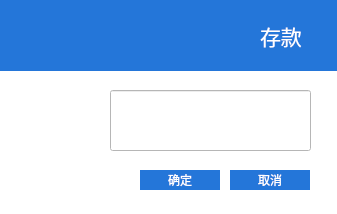
<?xml version="1.0" encoding="UTF-8"?>
<ui version="4.0">
 <class>depositDialog</class>
 <widget class="QDialog" name="depositDialog">
  <property name="geometry">
   <rect>
    <x>0</x>
    <y>0</y>
    <width>337</width>
    <height>214</height>
   </rect>
  </property>
  <property name="minimumSize">
   <size>
    <width>337</width>
    <height>214</height>
   </size>
  </property>
  <property name="maximumSize">
   <size>
    <width>337</width>
    <height>214</height>
   </size>
  </property>
  <property name="windowTitle">
   <string>存款</string>
  </property>
  <widget class="QLineEdit" name="lineEdit">
   <property name="geometry">
    <rect>
     <x>110</x>
     <y>90</y>
     <width>201</width>
     <height>61</height>
    </rect>
   </property>
   <property name="font">
    <font>
     <family>宋体</family>
     <pointsize>36</pointsize>
    </font>
   </property>
   <property name="styleSheet">
    <string notr="true">background-color:white;color: rgb(36, 118, 217);</string>
   </property>
   <property name="alignment">
    <set>Qt::AlignRight|Qt::AlignTrailing|Qt::AlignVCenter</set>
   </property>
   <property name="clearButtonEnabled">
    <bool>false</bool>
   </property>
  </widget>
  <widget class="QPushButton" name="okButton">
   <property name="geometry">
    <rect>
     <x>140</x>
     <y>170</y>
     <width>80</width>
     <height>20</height>
    </rect>
   </property>
   <property name="styleSheet">
    <string notr="true">color:white;background-color: rgb(36, 118, 217);border-style: solid</string>
   </property>
   <property name="text">
    <string>确定</string>
   </property>
  </widget>
  <widget class="QPushButton" name="buttonCancel">
   <property name="geometry">
    <rect>
     <x>230</x>
     <y>170</y>
     <width>80</width>
     <height>20</height>
    </rect>
   </property>
   <property name="styleSheet">
    <string notr="true">color:white;background-color: rgb(36, 118, 217);border-style: solid</string>
   </property>
   <property name="text">
    <string>取消</string>
   </property>
  </widget>
  <widget class="QLabel" name="label_3">
   <property name="geometry">
    <rect>
     <x>40</x>
     <y>100</y>
     <width>48</width>
     <height>48</height>
    </rect>
   </property>
   <property name="text">
    <string/>
   </property>
   <property name="pixmap">
    <pixmap>:/Icon/Icon/deposite-blue-48.png</pixmap>
   </property>
  </widget>
  <widget class="QLabel" name="label">
   <property name="geometry">
    <rect>
     <x>-10</x>
     <y>0</y>
     <width>361</width>
     <height>71</height>
    </rect>
   </property>
   <property name="styleSheet">
    <string notr="true">color:white;background-color: rgb(36, 118, 217);border-style: solid</string>
   </property>
   <property name="text">
    <string/>
   </property>
  </widget>
  <widget class="QLabel" name="label_2">
   <property name="geometry">
    <rect>
     <x>260</x>
     <y>20</y>
     <width>61</width>
     <height>31</height>
    </rect>
   </property>
   <property name="font">
    <font>
     <family>黑体</family>
     <pointsize>16</pointsize>
    </font>
   </property>
   <property name="styleSheet">
    <string notr="true">color:white;background-color: rgb(36, 118, 217);border-style: solid</string>
   </property>
   <property name="text">
    <string>存款</string>
   </property>
  </widget>
  <widget class="QLabel" name="label_4">
   <property name="geometry">
    <rect>
     <x>204</x>
     <y>12</y>
     <width>48</width>
     <height>48</height>
    </rect>
   </property>
   <property name="text">
    <string/>
   </property>
   <property name="pixmap">
    <pixmap>:/Icon/Icon/deposit-white-48.png</pixmap>
   </property>
  </widget>
  <widget class="QLabel" name="label_5">
   <property name="geometry">
    <rect>
     <x>-7</x>
     <y>1</y>
     <width>351</width>
     <height>221</height>
    </rect>
   </property>
   <property name="styleSheet">
    <string notr="true">background-color: rgb(255, 255, 255);</string>
   </property>
   <property name="text">
    <string/>
   </property>
  </widget>
  <widget class="QLabel" name="label_6">
   <property name="geometry">
    <rect>
     <x>0</x>
     <y>0</y>
     <width>361</width>
     <height>71</height>
    </rect>
   </property>
   <property name="styleSheet">
    <string notr="true">color:white;background-color: rgb(36, 118, 217);border-style: solid</string>
   </property>
   <property name="text">
    <string/>
   </property>
  </widget>
  <zorder>label_6</zorder>
  <zorder>label_5</zorder>
  <zorder>lineEdit</zorder>
  <zorder>okButton</zorder>
  <zorder>buttonCancel</zorder>
  <zorder>label_3</zorder>
  <zorder>label</zorder>
  <zorder>label_2</zorder>
  <zorder>label_4</zorder>
 </widget>
 <resources/>
 <connections/>
</ui>
